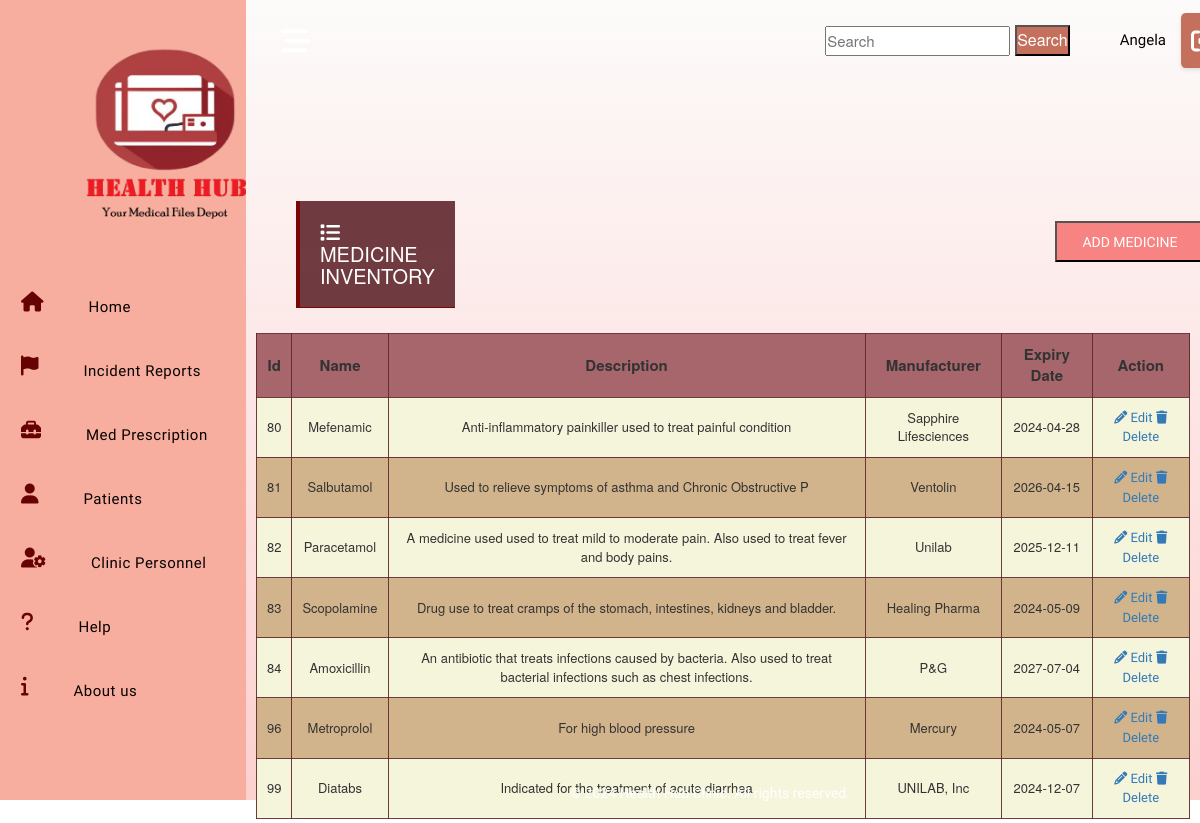
Screenshot of /Home_icons/medicine_released.php (signed in) with the database file from the repository.
### tables this page shows
CREATE TABLE `medicines` (
  `id` int(11) NOT NULL,
  `name` varchar(30) NOT NULL,
  `description` varchar(150) NOT NULL,
  `manufacturer` varchar(50) NOT NULL,
  `expiry_date` date NOT NULL
);

### Database/show-med.php (called while the page is built)
<?php
    include ('connection.php');
    $stmt = $conn->prepare('SELECT * FROM medicines');
    $stmt->execute();
    $stmt->setFetchMode(PDO::FETCH_ASSOC);
    return $stmt->fetchAll();

### Home_icons/medicine_released.php (the view, shortened to what this page needs)
<?php
    $user = ($_SESSION['user']);
    $Medicines = include('../Database/show-med.php');
    include('../includes/header.php');
?>
    <main class="main-wrap">
        <?php include('../html/navigation.php'); ?>
        <section class="showcase active">
            <div class="overlay">
                <div class="head">
                    <button class="toggler">
                        <i class="fa-solid fa-bars-staggered" style="color: #ffffff;"></i>
                    </button>
                    <div class="top">
                        <input class="search-bar" type="text" id="search" placeholder="Search">
                        <button type="button" class="search" onclick="searchFunction()">Search</button>
                        <span><?= $user['firstName'] ?></span>
                        <button class="log-out" onclick="openModal()">
                            <i class="fa-solid fa-right-from-bracket" style="color: #ffffff;"></i>
                        </button>
                    </div>
                </div>
                <div class="content">
                    <div class="clinichead">
                        <h1 class="cs2"><i class="fa-solid fa-list" style="color: #ffffff;"></i> MEDICINE INVENTORY</h1>
                        <div class="Add">
                            <a href="../html/add-form-med.php" class="icon-link">
                                <button class="create">ADD MEDICINE</button>
                            </a>
                        </div>
                    </div>
                    <div class="TableList">
                        <div class="medicine">
                            <table>
                                <thead>
                                    <th>Id</th>
                                    <th>Name</th>
                                    <th>Description</th>
                                    <th>Manufacturer</th>
                                    <th>Expiry Date</th>
                                    <th>Action</th>
                                </thead>
                                <tbody>
                                    <?php
                                        foreach($Medicines as $medicines){ ?>
                                        <tr>
                                            <td class="Id"><?= $medicines['id']?></td>
                                            <td class="name"><?= $medicines['name']?></td>
                                            <td class="description"><?= $medicines['description']?></td>
                                            <td class="manufacturer"><?= $medicines['manufacturer']?></td>
                                            <td class="expiry_date"><?= $medicines['expiry_date']?></td>
                                            <td>
                                                <a href="" class="updateBtn" data-userid="<?= $medicines['id'] ?>"><i class="fa fa-pencil"></i> Edit</a>
                                                <a href="" class="deleteBtn" data-userid="<?= $medicines['id'] ?>" data-fname="<?=$medicines['name']?>"><i class="fa fa-trash"> </i> Delete</a>
                                            </td>
                                        </tr>
                                    <?php }?>
                                </tbody>
                            </table>
                        </div>
                    </div>
                </div>
            </div>
        </section>
    </main>
    <?php include('../includes/scripts.php'); ?>
</body>
    <footer>
        <p>&copy; 2024 Health Hub Clinic. All rights reserved.</p>
    </footer>
</html>

### css/home_styles.css (style rules this page uses)
body { position: fixed; width: 100%; }
* { margin: 0; padding: 0; box-sizing: border-box; }
a { text-decoration: none; font-family: "Ubuntu", sans-serif; }
h3, p { font-family: "Ubuntu", sans-serif; }
.main-wrap { width: 100%; display: flex; }
.main-wrap .showcase { width: 97%; height: 100vh; background-position: center; background-image: linear-gradient( #fcfbfa, #fdc7c7d7); background-size: cover; position: relative; transition: 0.3s ease-in-out; }
.main-wrap .showcase .overlay { position: absolute; top: 0; left: 0; width: 100%; height: 100%; }
.main-wrap .showcase .head { padding: 13px 25px; }
.main-wrap .showcase .head .toggler { display: inline-block; background: transparent; border: none; outline: 0; color: #fff; padding: 10px 10px; border-radius: 5px; cursor: pointer; transition: 0.2s ease; }
.main-wrap .showcase .head .toggler i { font-size: 30px; }
.main-wrap .showcase .content { margin-top: 100px; width: 100%; text-align: center; }
.showcase { position: relative; }
.head { display: flex; align-items: center; }
.top { display: flex; align-items: center; justify-content: right; width: 100%; text-align: center; }
.top .search-bar { margin-left: 670px; margin-right: 5px; width: 200px; height: 30px; font-size: 15px; }
.top .search { color: #fff; background: #C5705D; height: 31px; width: 70px; margin-right: 50px; font-size: medium; }
span { color: #080000; margin-right: 15px; font-family: "Ubuntu", sans-serif; font-size: 15px; }
.log-out { display: flex; align-items: center; justify-content: space-between; height: 55px; width: auto; padding: 0 10px; background: #C5705D; border: none; cursor: pointer; border-radius: 10%; box-shadow: 0px 2px 4px rgba(0, 0, 0, 0.1); transition: background-color 0.3s, transform 0.3s; }
.log-out i { font-size: 24px; color: #ffffff; }
footer { margin-left: 110px; color: #fff; text-align: center; padding: 10px 0; position: fixed; width: 100%; bottom: 0; }
.create { color: #fff; background: #f88383; height: 41px; width: 150px; margin-top: 40px; margin-left: 600px; }
.clinichead { display: flex; }
h1.cs2 { background: #5f262be3; margin-left: 50px; width: 350px; text-align: left; font-size: 20px; color: #ffffff; border-bottom: 1px solid #7b0404; border-left: 4px solid #7b0404; padding-bottom: 11px; padding: 20px; }
div.medicine { margin-top: 5px; padding: 10px; max-height: 500px; overflow-y: auto; }
div.medicine table { width: 100%; border-collapse: collapse; }
div.medicine th { background-color: #a6666c; border: 1px solid #5f262be3; padding: 10px; text-align: center; font-size: 15px; }
div.medicine td { border: 1px solid #5f262be3; padding: 10px; font-size: 13px; }
div.medicine tr:nth-child(even) { background-color: #D2B48C; }
div.medicine tr:nth-child(odd) { background-color: #F5F5DC; }

### rows the page displays
medicines: id "80", name "Mefenamic", description "Anti-inflammatory painkiller used to treat painful condition", manufacturer "Sapphire Lifesciences", expiry_date "2024-04-28"
medicines: id "81", name "Salbutamol", description "Used to relieve symptoms of asthma and Chronic Obstructive P", manufacturer "Ventolin", expiry_date "2026-04-15"
medicines: id "82", name "Paracetamol", description "A medicine used used to treat mild to moderate pain. Also used to treat fever and body pains.", manufacturer "Unilab", expiry_date "2025-12-11"
medicines: id "83", name "Scopolamine", description "Drug use to treat cramps of the stomach, intestines, kidneys and bladder.", manufacturer "Healing Pharma", expiry_date "2024-05-09"
medicines: id "84", name "Amoxicillin", description "An antibiotic that treats infections caused by bacteria. Also used to treat bacterial infections such as chest infections.", manufacturer "P&G", expiry_date "2027-07-04"
medicines: id "96", name "Metroprolol", description "For high blood pressure", manufacturer "Mercury", expiry_date "2024-05-07"
medicines: id "99", name "Diatabs", description "Indicated for the treatment of acute diarrhea", manufacturer "UNILAB, Inc", expiry_date "2024-12-07"

### other values shown
$user['firstName'] "Angela"
